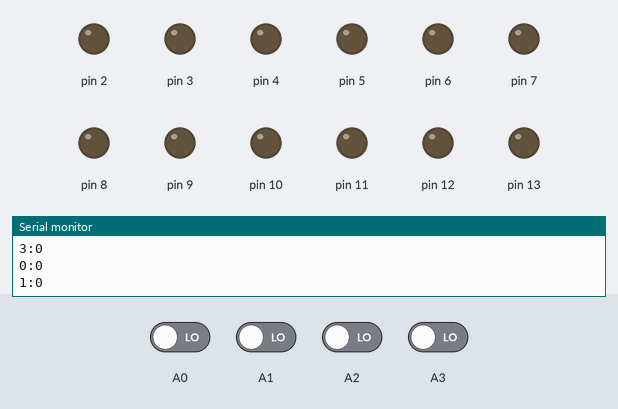
The sketch below on a simulated Arduino Uno, built with avr-gcc and run on an emulated ATmega328P. On the bench: output pins drawn as LEDs (lit = HIGH), the last lines printed to the serial monitor. The inputs (shaded band) are chosen by the test bench; at power-on: A0–3 LOW.

Above: at 1.2 s.
1.3 s: A0 driven HIGH
At 2.2 s:
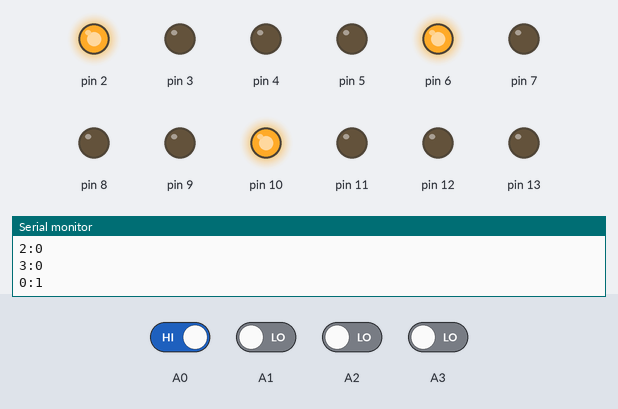
2.8 s: A1 driven HIGH
At 3.7 s:
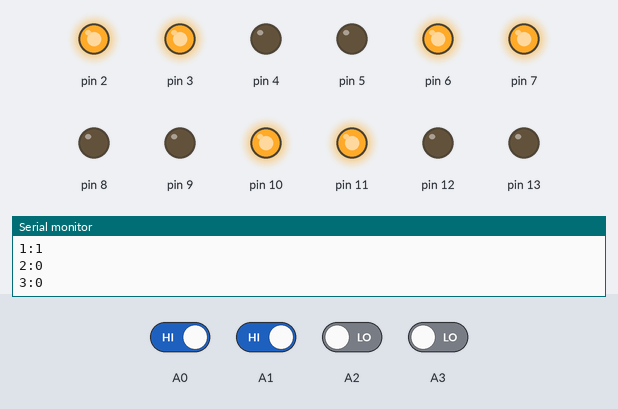
4.3 s: A2 driven HIGH
At 5.5 s:
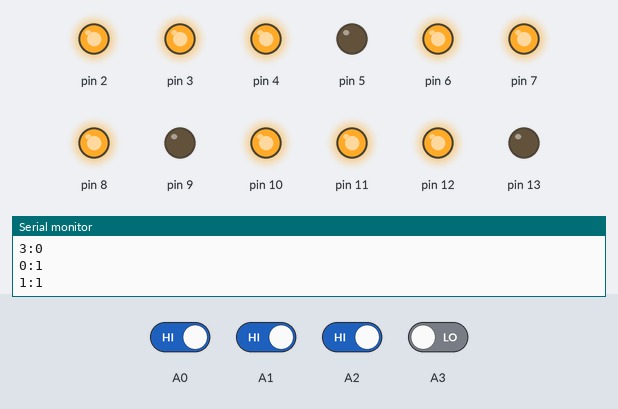
5.8 s: A3 driven HIGH
At 7.0 s:
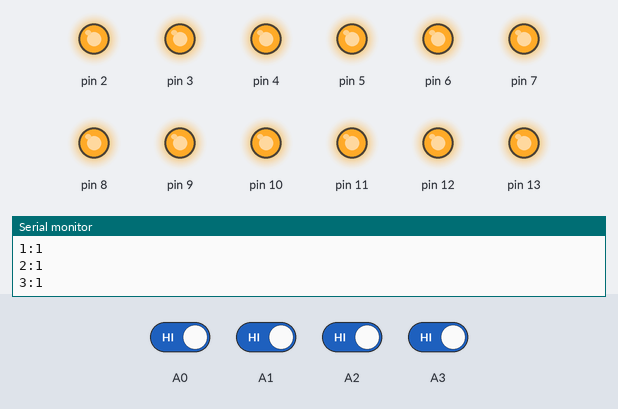
7.3 s: A0 driven LOW
At 7.8 s:
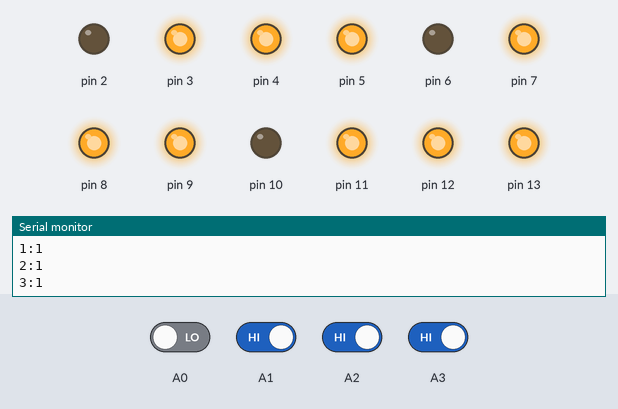
8.8 s: A1 driven LOW
At 9.3 s:
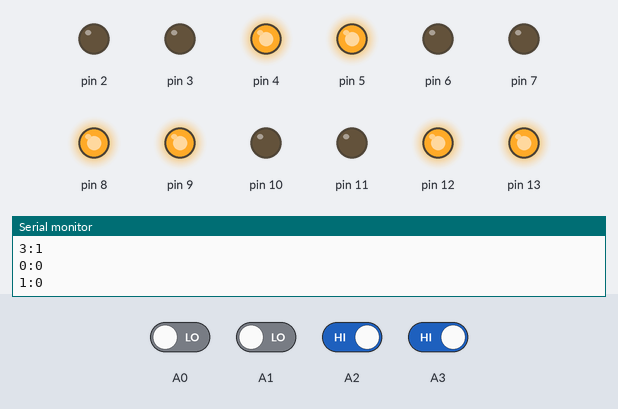
Timing chart, 0 to 11.3 s (numbered marks = the images above; inputs shaded):
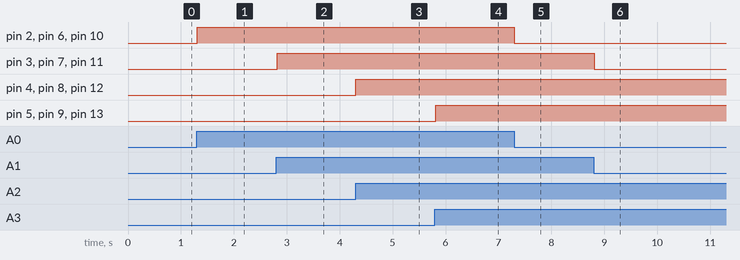

Measured:
- after the input at 1.3 s, pin 2, pin 6, pin 10: LOW → HIGH at once
- after the input at 2.8 s, pin 3, pin 7, pin 11: LOW → HIGH at once
- after the input at 4.3 s, pin 4, pin 8, pin 12: LOW → HIGH at once
- after the input at 5.8 s, pin 5, pin 9, pin 13: LOW → HIGH at once
- after the input at 7.3 s, pin 2, pin 6, pin 10: HIGH → LOW at once
- after the input at 8.8 s, pin 3, pin 7, pin 11: HIGH → LOW at once

The sketch:

megga.ino
```cpp
#define l_forward   2
#define l_back      3
#define r_forward   4
#define r_back      5


void setup() {

 pinMode(A0,INPUT);
 pinMode(A1,INPUT);
 pinMode(A2,INPUT);
 pinMode(A3,INPUT);

 for(int i=2;i<=13;i++) pinMode(i,OUTPUT);


  Serial.begin(9600);
}
int power=255;
void loop() {

    analogWrite(2,digitalRead(A0)*power);
    analogWrite(3,digitalRead(A1)*power);
    analogWrite(4,digitalRead(A2)*power);
    analogWrite(5,digitalRead(A3)*power);
    analogWrite(6,digitalRead(A0)*power);
    analogWrite(7,digitalRead(A1)*power);
    analogWrite(8,digitalRead(A2)*power);
    analogWrite(9,digitalRead(A3)*power);
    analogWrite(10,digitalRead(A0)*power);
    analogWrite(11,digitalRead(A1)*power);
    analogWrite(12,digitalRead(A2)*power);
    analogWrite(13,digitalRead(A3)*power);


   Serial.print(0);Serial.print(':');Serial.println(digitalRead(A0));
   Serial.print(1);Serial.print(':');Serial.println(digitalRead(A1));
   Serial.print(2);Serial.print(':');Serial.println(digitalRead(A2));
   Serial.print(3);Serial.print(':');Serial.println(digitalRead(A3));
   Serial.println();
  // break;


    //delay(200);
}
```
